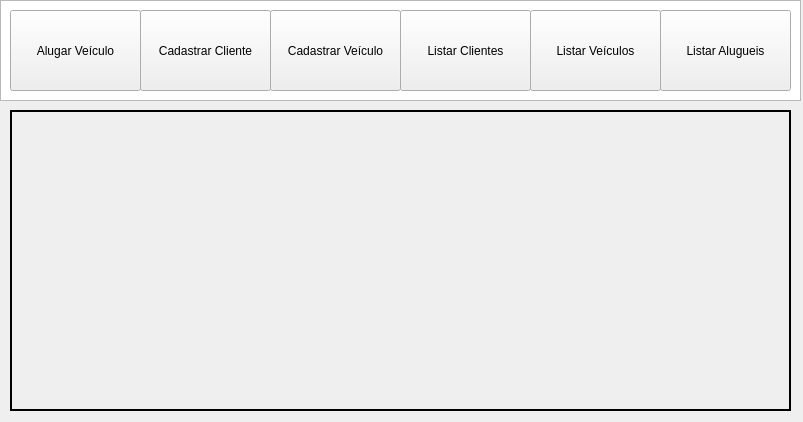
<?xml version="1.0" encoding="UTF-8"?>
<ui version="4.0">
 <class>FrmPrincipal</class>
 <widget class="QMainWindow" name="FrmPrincipal">
  <property name="windowModality">
   <enum>Qt::NonModal</enum>
  </property>
  <property name="geometry">
   <rect>
    <x>0</x>
    <y>0</y>
    <width>803</width>
    <height>422</height>
   </rect>
  </property>
  <property name="windowTitle">
   <string>Locadora de Veículos</string>
  </property>
  <property name="windowIcon">
   <iconset>
    <normaloff>../Imagens/FrmIcon_Car.png</normaloff>../Imagens/FrmIcon_Car.png</iconset>
  </property>
  <property name="autoFillBackground">
   <bool>true</bool>
  </property>
  <property name="iconSize">
   <size>
    <width>40</width>
    <height>40</height>
   </size>
  </property>
  <widget class="QWidget" name="centralwidget">
   <widget class="QColumnView" name="columnView">
    <property name="geometry">
     <rect>
      <x>0</x>
      <y>0</y>
      <width>801</width>
      <height>101</height>
     </rect>
    </property>
   </widget>
   <widget class="QPushButton" name="btnAlugar">
    <property name="geometry">
     <rect>
      <x>10</x>
      <y>10</y>
      <width>131</width>
      <height>81</height>
     </rect>
    </property>
    <property name="cursor">
     <cursorShape>PointingHandCursor</cursorShape>
    </property>
    <property name="layoutDirection">
     <enum>Qt::LeftToRight</enum>
    </property>
    <property name="autoFillBackground">
     <bool>false</bool>
    </property>
    <property name="text">
     <string>Alugar Veículo</string>
    </property>
    <property name="icon">
     <iconset>
      <normaloff>../Imagens/btnAlugaVeiculo.png</normaloff>../Imagens/btnAlugaVeiculo.png</iconset>
    </property>
    <property name="iconSize">
     <size>
      <width>40</width>
      <height>40</height>
     </size>
    </property>
   </widget>
   <widget class="QPushButton" name="btnCliente">
    <property name="geometry">
     <rect>
      <x>140</x>
      <y>10</y>
      <width>131</width>
      <height>81</height>
     </rect>
    </property>
    <property name="cursor">
     <cursorShape>PointingHandCursor</cursorShape>
    </property>
    <property name="text">
     <string>Cadastrar Cliente</string>
    </property>
    <property name="icon">
     <iconset>
      <normaloff>../Imagens/btnCadCli.png</normaloff>../Imagens/btnCadCli.png</iconset>
    </property>
    <property name="iconSize">
     <size>
      <width>30</width>
      <height>30</height>
     </size>
    </property>
   </widget>
   <widget class="QPushButton" name="btnVeiculo">
    <property name="geometry">
     <rect>
      <x>270</x>
      <y>10</y>
      <width>131</width>
      <height>81</height>
     </rect>
    </property>
    <property name="cursor">
     <cursorShape>PointingHandCursor</cursorShape>
    </property>
    <property name="text">
     <string>Cadastrar Veículo</string>
    </property>
    <property name="icon">
     <iconset>
      <selectedon>../Imagens/FrmIcon_Car.png</selectedon>
     </iconset>
    </property>
    <property name="iconSize">
     <size>
      <width>40</width>
      <height>40</height>
     </size>
    </property>
   </widget>
   <widget class="QPushButton" name="btnListCliente">
    <property name="geometry">
     <rect>
      <x>400</x>
      <y>10</y>
      <width>131</width>
      <height>81</height>
     </rect>
    </property>
    <property name="cursor">
     <cursorShape>PointingHandCursor</cursorShape>
    </property>
    <property name="text">
     <string>Listar Clientes</string>
    </property>
    <property name="icon">
     <iconset>
      <normaloff>../Imagens/btnListCliente.png</normaloff>
      <selectedon>../Imagens/btnListClientes.png</selectedon>../Imagens/btnListCliente.png</iconset>
    </property>
    <property name="iconSize">
     <size>
      <width>30</width>
      <height>30</height>
     </size>
    </property>
   </widget>
   <widget class="QPushButton" name="btnListVeiculo">
    <property name="geometry">
     <rect>
      <x>530</x>
      <y>10</y>
      <width>131</width>
      <height>81</height>
     </rect>
    </property>
    <property name="cursor">
     <cursorShape>PointingHandCursor</cursorShape>
    </property>
    <property name="text">
     <string>Listar Veículos</string>
    </property>
    <property name="icon">
     <iconset>
      <normaloff>../Imagens/btnListVeiculo.png</normaloff>../Imagens/btnListVeiculo.png</iconset>
    </property>
    <property name="iconSize">
     <size>
      <width>30</width>
      <height>30</height>
     </size>
    </property>
   </widget>
   <widget class="QPushButton" name="btnListAluguel">
    <property name="geometry">
     <rect>
      <x>660</x>
      <y>10</y>
      <width>131</width>
      <height>81</height>
     </rect>
    </property>
    <property name="cursor">
     <cursorShape>PointingHandCursor</cursorShape>
    </property>
    <property name="text">
     <string>Listar Alugueis</string>
    </property>
    <property name="icon">
     <iconset>
      <normaloff>../Imagens/btnListAluguel.png</normaloff>../Imagens/btnListAluguel.png</iconset>
    </property>
    <property name="iconSize">
     <size>
      <width>30</width>
      <height>30</height>
     </size>
    </property>
   </widget>
   <widget class="QLabel" name="lbImg">
    <property name="geometry">
     <rect>
      <x>10</x>
      <y>110</y>
      <width>781</width>
      <height>301</height>
     </rect>
    </property>
    <property name="cursor">
     <cursorShape>PointingHandCursor</cursorShape>
    </property>
    <property name="frameShape">
     <enum>QFrame::WinPanel</enum>
    </property>
    <property name="text">
     <string/>
    </property>
    <property name="pixmap">
     <pixmap>../Imagens/BGImg.png</pixmap>
    </property>
    <property name="alignment">
     <set>Qt::AlignJustify|Qt::AlignVCenter</set>
    </property>
   </widget>
  </widget>
  <action name="actionCliente">
   <property name="text">
    <string>Cliente</string>
   </property>
  </action>
  <action name="actionVe_culo">
   <property name="text">
    <string>Veículo</string>
   </property>
  </action>
  <action name="actionAlugar">
   <property name="text">
    <string>Alugar Veículo</string>
   </property>
  </action>
  <action name="actionCliente_2">
   <property name="text">
    <string>Clientes</string>
   </property>
  </action>
  <action name="actionVe_culos">
   <property name="text">
    <string>Veículos</string>
   </property>
  </action>
  <action name="actionAlugueis">
   <property name="text">
    <string>Alugueis</string>
   </property>
  </action>
  <action name="actionSair">
   <property name="text">
    <string>Sair</string>
   </property>
  </action>
 </widget>
 <resources/>
 <connections/>
</ui>
